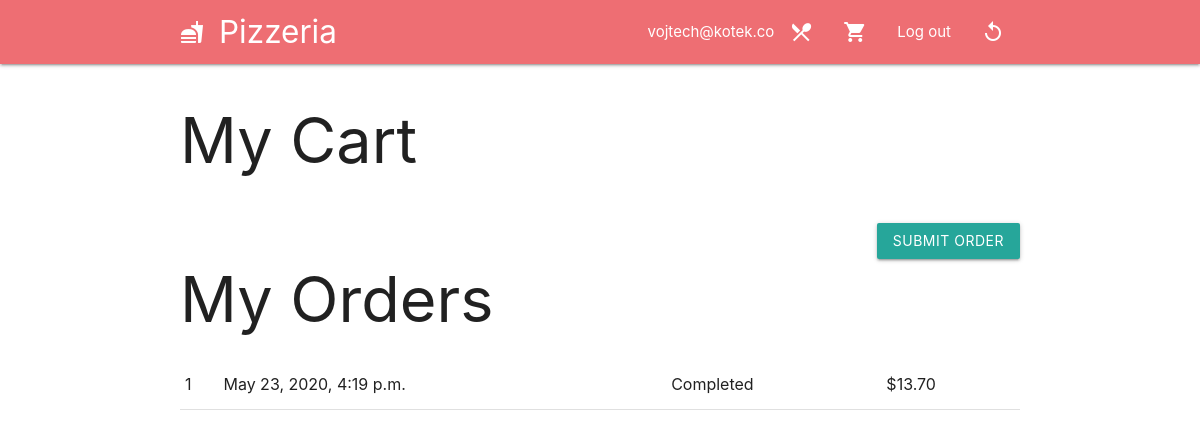
The app's page /cart (signed in) with its own data.
### eshop/models.py (models this page shows, shortened)
class Order(models.Model):
    customer = models.ForeignKey(settings.AUTH_USER_MODEL, on_delete=models.CASCADE)
    order_date = models.DateTimeField(null=True)
    payment_method = models.ForeignKey('PaymentMethod', on_delete=models.CASCADE, null=True)
    completed_date = models.DateTimeField(null=True)
    total_price = models.DecimalField(decimal_places=2, max_digits=5, null=True)

### eshop/views.py (the view)
# urls.py: path('cart', views.shopping_cart, name='cart'),
@login_required(login_url='/user/')
def shopping_cart(request):
    user_id = request.user.id
    cart = OrderLine.objects.filter(customer=user_id)
    orders = Order.objects.filter(customer_id=user_id)
    context = {
        'cart': cart,
        'orders': orders,
    }
    return render(request, 'eshop/cart.html', context)

### eshop/templates/eshop/cart.html (shortened to what this page needs)
{% extends "base.html" %}
{% block body %}
<h1>My Cart</h1>
<br>
<button class="btn right" id="submitOrder">Submit Order</button>
<h1>My Orders</h1>
<table id="orders-table" class="table">
{% for order in orders %}
<tr>
  <td>{{ order.id }}</td>
  <td>{{ order.order_date }}</td>
  <td>{% if order.completed_date %}Completed{% else %}In progress{% endif %}</td>
  <td>${{ order.total_price }}</td>
</tr>
{% endfor %}
</table>
{% endblock %}

### templates/base.html (shortened to what this page needs)
<html>
  <head>
    {% load static %}
    <link type="text/css" rel="stylesheet" href="{% static "css/materialize.css" %}"  media="screen,projection"/>
    <link type="text/css" rel="stylesheet" href="{% static "css/style.css" %}"  media="screen,projection"/>
  </head>
  <body>
  <nav>
      <div class="nav-wrapper container">
        <a href="/" class="brand-logo"><i class="material-icons">fastfood</i>Pizzeria</a>
        <ul class="right hide-on-med-and-down">
          {% if user.is_authenticated %}
            <li>{{ user }}</li>
          {% endif %}
          <li><a href="{% url 'eshop:menu' %}" title="Food menu"><i class="material-icons">restaurant_menu</i></a></li>
          {% if user.is_authenticated %}
            <li><a href="{% url 'eshop:cart' %}" title="Shopping cart"><i class="material-icons">local_grocery_store</i></a></li>
            <li><a href="{% url 'users:logout' %}" title="Log outt">Log out</a></li>
          {% else %}
            <li><a href="{% url 'users:user' %}" title="Log in">Log in</a></li>
            <li><a href="{% url 'users:register' %}" title="Sign up!">Register</a></li>
          {% endif %}
          {% if user.is_staff %}
            <li><a href="{% url 'kitchen:kitchen' %}" title="See orders"><i class="material-icons">replay</i></a></li>
          {% endif %}
        </ul>
      </div>
    </nav>
    <div class="container">
        {% block body %}
        {% endblock %}
    </div>
  </body>
</html>

### records on screen
Order: id "1", order_date "May 23, 2020, 4:19 p.m.", shows "Completed", total_price "13.70"

### other values on screen
{{ user }} "vojtech@kotek.co"
